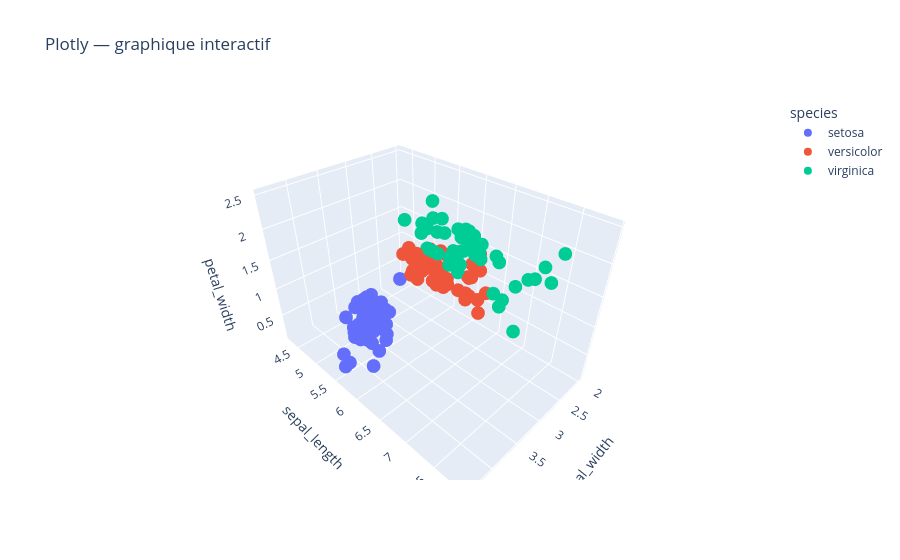

The cell this chart's notebook holds for it:
### Markdown cell above
## 2️⃣ Plotly — la visualisation interactive web

### 🔍 Rôle
Plotly permet de créer des **graphiques interactifs** : zoom, hover, clics, sliders…  
C’est la référence pour les **dashboards**, les présentations web ou les rapports dynamiques.  
Utilisable avec `plotly.express` (haut niveau) ou `graph_objects` (bas niveau).

### 💪 Points forts
- Interactivité native (zoom, survol, export)  
- Compatible avec Jupyter et le web  
- Très large panel de graphiques (2D, 3D, cartes, séries temporelles)

### ⚠️ Limites
- Plus “lourd” à charger  
- Moins pratique pour des scripts hors-web  

### 💻 Exemple

### Code cell
import plotly.express as px

df = px.data.iris()
print(df)
fig = px.scatter_3d(df, x="sepal_width", y="sepal_length",z="petal_width",
                 color="species", title="Plotly — graphique interactif")
fig.show()

### Figure 1 — Plotly figure (JSON) as saved in the notebook; plotly's stock layout.template omitted (floating-point values rounded to 4 significant figures)
{"data": [{"hovertemplate": "species=setosa<br>sepal_width=%{x}<br>sepal_length=%{y}<br>petal_width=%{z}<extra></extra>", "legendgroup": "setosa", "marker": {"color": "#636efa", "symbol": "circle"}, "mode": "markers", "name": "setosa", "scene": "scene", "showlegend": true, "type": "scatter3d", "x": [3.5, 3, 3.2, 3.1, 3.6, 3.9, 3.4, 3.4, 2.9, 3.1, 3.7, 3.4, 3, 3, 4, 4.4, 3.9, 3.5, 3.8, 3.8, 3.4, 3.7, 3.6, 3.3, 3.4, 3, 3.4, 3.5, 3.4, 3.2, 3.1, 3.4, 4.1, 4.2, 3.1, 3.2, 3.5, 3.1, 3, 3.4, 3.5, 2.3, 3.2, 3.5, 3.8, 3, 3.8, 3.2, 3.7, 3.3], "y": [5.1, 4.9, 4.7, 4.6, 5, 5.4, 4.6, 5, 4.4, 4.9, 5.4, 4.8, 4.8, 4.3, 5.8, 5.7, 5.4, 5.1, 5.7, 5.1, 5.4, 5.1, 4.6, 5.1, 4.8, 5, 5, 5.2, 5.2, 4.7, 4.8, 5.4, 5.2, 5.5, 4.9, 5, 5.5, 4.9, 4.4, 5.1, 5, 4.5, 4.4, 5, 5.1, 4.8, 5.1, 4.6, 5.3, 5], "z": [0.2, 0.2, 0.2, 0.2, 0.2, 0.4, 0.3, 0.2, 0.2, 0.1, 0.2, 0.2, 0.1, 0.1, 0.2, 0.4, 0.4, 0.3, 0.3, 0.3, 0.2, 0.4, 0.2, 0.5, 0.2, 0.2, 0.4, 0.2, 0.2, 0.2, 0.2, 0.4, 0.1, 0.2, 0.1, 0.2, 0.2, 0.1, 0.2, 0.2, 0.3, 0.3, 0.2, 0.6, 0.4, 0.3, 0.2, 0.2, 0.2, 0.2]}, {"hovertemplate": "species=versicolor<br>sepal_width=%{x}<br>sepal_length=%{y}<br>petal_width=%{z}<extra></extra>", "legendgroup": "versicolor", "marker": {"color": "#EF553B", "symbol": "circle"}, "mode": "markers", "name": "versicolor", "scene": "scene", "showlegend": true, "type": "scatter3d", "x": [3.2, 3.2, 3.1, 2.3, 2.8, 2.8, 3.3, 2.4, 2.9, 2.7, 2, 3, 2.2, 2.9, 2.9, 3.1, 3, 2.7, 2.2, 2.5, 3.2, 2.8, 2.5, 2.8, 2.9, 3, 2.8, 3, 2.9, 2.6, 2.4, 2.4, 2.7, 2.7, 3, 3.4, 3.1, 2.3, 3, 2.5, 2.6, 3, 2.6, 2.3, 2.7, 3, 2.9, 2.9, 2.5, 2.8], "y": [7, 6.4, 6.9, 5.5, 6.5, 5.7, 6.3, 4.9, 6.6, 5.2, 5, 5.9, 6, 6.1, 5.6, 6.7, 5.6, 5.8, 6.2, 5.6, 5.9, 6.1, 6.3, 6.1, 6.4, 6.6, 6.8, 6.7, 6, 5.7, 5.5, 5.5, 5.8, 6, 5.4, 6, 6.7, 6.3, 5.6, 5.5, 5.5, 6.1, 5.8, 5, 5.6, 5.7, 5.7, 6.2, 5.1, 5.7], "z": [1.4, 1.5, 1.5, 1.3, 1.5, 1.3, 1.6, 1, 1.3, 1.4, 1, 1.5, 1, 1.4, 1.3, 1.4, 1.5, 1, 1.5, 1.1, 1.8, 1.3, 1.5, 1.2, 1.3, 1.4, 1.4, 1.7, 1.5, 1, 1.1, 1, 1.2, 1.6, 1.5, 1.6, 1.5, 1.3, 1.3, 1.3, 1.2, 1.4, 1.2, 1, 1.3, 1.2, 1.3, 1.3, 1.1, 1.3]}, {"hovertemplate": "species=virginica<br>sepal_width=%{x}<br>sepal_length=%{y}<br>petal_width=%{z}<extra></extra>", "legendgroup": "virginica", "marker": {"color": "#00cc96", "symbol": "circle"}, "mode": "markers", "name": "virginica", "scene": "scene", "showlegend": true, "type": "scatter3d", "x": [3.3, 2.7, 3, 2.9, 3, 3, 2.5, 2.9, 2.5, 3.6, 3.2, 2.7, 3, 2.5, 2.8, 3.2, 3, 3.8, 2.6, 2.2, 3.2, 2.8, 2.8, 2.7, 3.3, 3.2, 2.8, 3, 2.8, 3, 2.8, 3.8, 2.8, 2.8, 2.6, 3, 3.4, 3.1, 3, 3.1, 3.1, 3.1, 2.7, 3.2, 3.3, 3, 2.5, 3, 3.4, 3], "y": [6.3, 5.8, 7.1, 6.3, 6.5, 7.6, 4.9, 7.3, 6.7, 7.2, 6.5, 6.4, 6.8, 5.7, 5.8, 6.4, 6.5, 7.7, 7.7, 6, 6.9, 5.6, 7.7, 6.3, 6.7, 7.2, 6.2, 6.1, 6.4, 7.2, 7.4, 7.9, 6.4, 6.3, 6.1, 7.7, 6.3, 6.4, 6, 6.9, 6.7, 6.9, 5.8, 6.8, 6.7, 6.7, 6.3, 6.5, 6.2, 5.9], "z": [2.5, 1.9, 2.1, 1.8, 2.2, 2.1, 1.7, 1.8, 1.8, 2.5, 2, 1.9, 2.1, 2, 2.4, 2.3, 1.8, 2.2, 2.3, 1.5, 2.3, 2, 2, 1.8, 2.1, 1.8, 1.8, 1.8, 2.1, 1.6, 1.9, 2, 2.2, 1.5, 1.4, 2.3, 2.4, 1.8, 1.8, 2.1, 2.4, 2.3, 1.9, 2.3, 2.5, 2.3, 1.9, 2, 2.3, 1.8]}], "layout": {"legend": {"title": {"text": "species"}, "tracegroupgap": 0}, "scene": {"domain": {"x": [0, 1], "y": [0, 1]}, "xaxis": {"title": {"text": "sepal_width"}}, "yaxis": {"title": {"text": "sepal_length"}}, "zaxis": {"title": {"text": "petal_width"}}}, "title": {"text": "Plotly — graphique interactif"}}}
